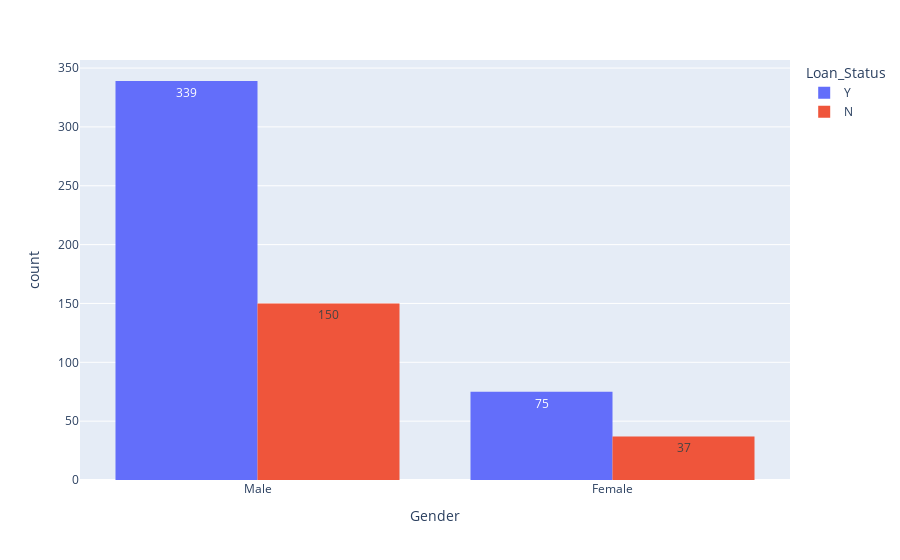

The cell this chart's notebook holds for it:
### Code cell
px.histogram(x=df.Gender, color=df.Loan_Status, barmode='group', text_auto=True)

### Figure 1 — Plotly figure (JSON) as saved in the notebook; plotly's stock layout.template omitted (floating-point values rounded to 4 significant figures; data arrays with more than 128 entries replaced by an {"elided": "..."} marker saying what was removed)
{"data": [{"alignmentgroup": "True", "bingroup": "x", "hovertemplate": "Loan_Status=Y<br>Gender=%{x}<br>count=%{y}<extra></extra>", "legendgroup": "Y", "marker": {"color": "#636efa", "pattern": {"shape": ""}}, "name": "Y", "offsetgroup": "Y", "orientation": "v", "showlegend": true, "texttemplate": "%{value}", "type": "histogram", "x": {"elided": "422 str values"}, "xaxis": "x", "yaxis": "y"}, {"alignmentgroup": "True", "bingroup": "x", "hovertemplate": "Loan_Status=N<br>Gender=%{x}<br>count=%{y}<extra></extra>", "legendgroup": "N", "marker": {"color": "#EF553B", "pattern": {"shape": ""}}, "name": "N", "offsetgroup": "N", "orientation": "v", "showlegend": true, "texttemplate": "%{value}", "type": "histogram", "x": {"elided": "192 str values"}, "xaxis": "x", "yaxis": "y"}], "layout": {"barmode": "group", "legend": {"title": {"text": "Loan_Status"}, "tracegroupgap": 0}, "margin": {"t": 60}, "xaxis": {"anchor": "y", "domain": [0, 1], "title": {"text": "Gender"}}, "yaxis": {"anchor": "x", "domain": [0, 1], "title": {"text": "count"}}}}
